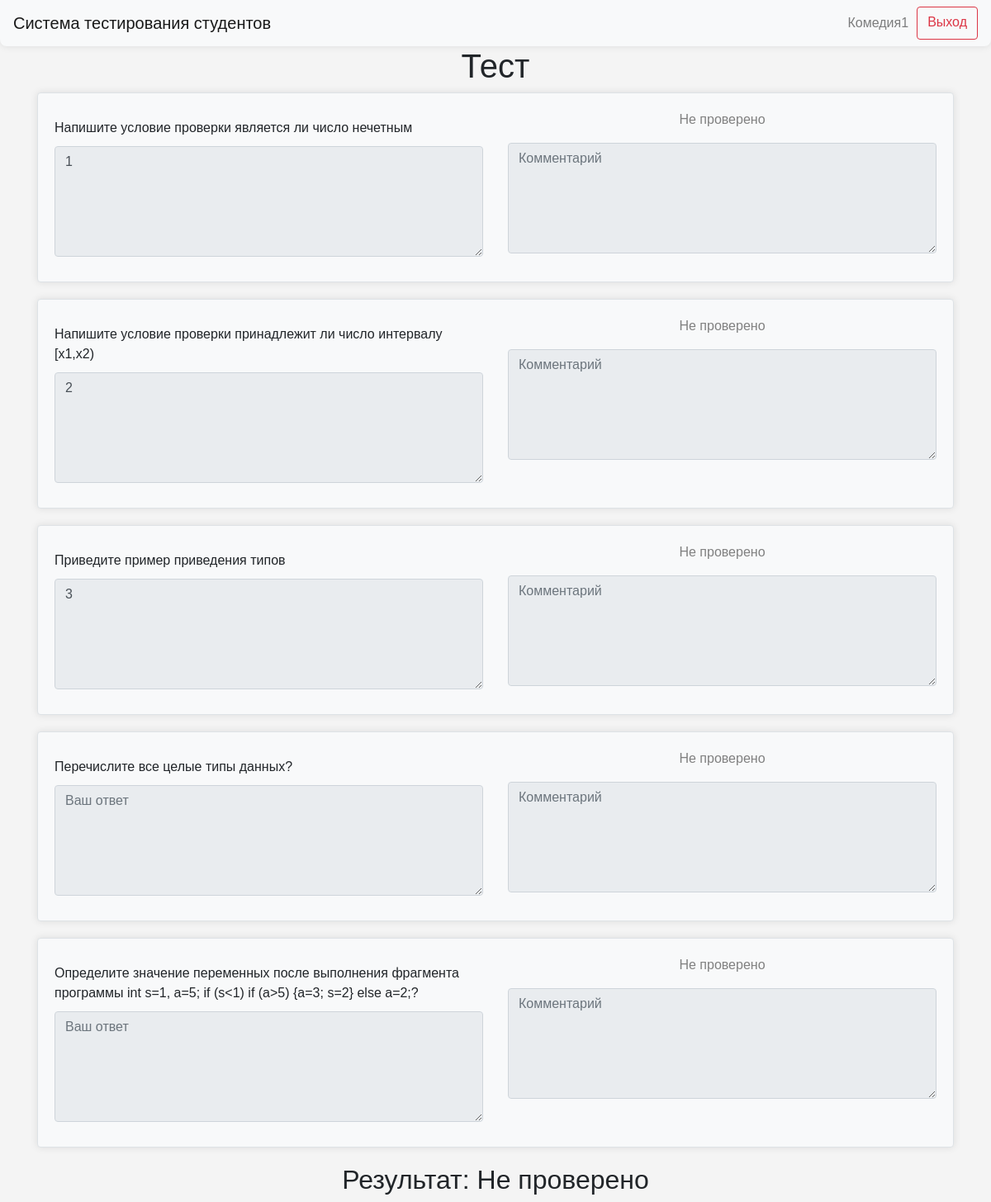
Screenshot of /test_result_view/16 (signed in) with the database file from the repository.
### data/users.py (models this page shows)
class User(SqlAlchemyBase, UserMixin, SerializerMixin):
    __tablename__ = "users"
    id = sqlalchemy.Column(
        sqlalchemy.Integer,
        primary_key=True,
        autoincrement=True,
    )
    name = sqlalchemy.Column(
        sqlalchemy.String,
        nullable=True,
    )
    group_id = sqlalchemy.Column(
        sqlalchemy.Integer,
        sqlalchemy.ForeignKey(
            "groups.id",
            ondelete="CASCADE",
        ),
        nullable=False,
    )
    date_of_birth = sqlalchemy.Column(
        sqlalchemy.Date,
        nullable=True,
    )
    user_level = sqlalchemy.Column(
        sqlalchemy.String,
        default="student",
    )
    avatar = sqlalchemy.Column(
        sqlalchemy.String,
        nullable=True,
        default="icon.jpg",
    )

### data/questions.py (models this page shows)
class Question(SqlAlchemyBase, UserMixin, SerializerMixin):
    __tablename__ = "questions"
    id = sqlalchemy.Column(sqlalchemy.Integer,
                           primary_key=True, autoincrement=True)
    text = sqlalchemy.Column(sqlalchemy.String, nullable=True)
    topic_id = sqlalchemy.Column(sqlalchemy.Integer, sqlalchemy.ForeignKey("topics.id"), nullable=True)

### server.py (the view)
@app.route("/test_result_view/<int:test_id>")
@login_required
def test_result_view(test_id):
    db_sess = db_session.create_session()
    test = db_sess.query(BlitzTest).filter(BlitzTest.id == test_id).first()
    questions = [
        db_sess.query(Question).filter(Question.id == test.question_1).first(),
        db_sess.query(Question).filter(Question.id == test.question_2).first(),
        db_sess.query(Question).filter(Question.id == test.question_3).first(),
        db_sess.query(Question).filter(Question.id == test.question_4).first(),
        db_sess.query(Question).filter(Question.id == test.question_5).first(),
    ]
    answers = [
        db_sess.query(BlitzTest.answer_1).filter(BlitzTest.id == test_id).first(),
        db_sess.query(BlitzTest.answer_2).filter(BlitzTest.id == test_id).first(),
        db_sess.query(BlitzTest.answer_3).filter(BlitzTest.id == test_id).first(),
        db_sess.query(BlitzTest.answer_4).filter(BlitzTest.id == test_id).first(),
        db_sess.query(BlitzTest.answer_5).filter(BlitzTest.id == test_id).first(),
    ]
    comments = [
        db_sess.query(BlitzTest.comment_1).filter(BlitzTest.id == test_id)[0],
        db_sess.query(BlitzTest.comment_2).filter(BlitzTest.id == test_id)[0],
        db_sess.query(BlitzTest.comment_3).filter(BlitzTest.id == test_id)[0],
        db_sess.query(BlitzTest.comment_4).filter(BlitzTest.id == test_id)[0],
        db_sess.query(BlitzTest.comment_5).filter(BlitzTest.id == test_id)[0],
    ]
    results = [
        db_sess.query(BlitzTest.result_answer_1).filter(BlitzTest.id == test_id)[0],
        db_sess.query(BlitzTest.result_answer_2).filter(BlitzTest.id == test_id)[0],
        db_sess.query(BlitzTest.result_answer_3).filter(BlitzTest.id == test_id)[0],
        db_sess.query(BlitzTest.result_answer_4).filter(BlitzTest.id == test_id)[0],
        db_sess.query(BlitzTest.result_answer_5).filter(BlitzTest.id == test_id)[0],
    ]
    que_ans_comm_results = zip(questions, answers, comments, results)
    test_result_n = 0
    if test.result_answer_1 == 1:
        test_result_n += 1
    if test.result_answer_2 == 1:
        test_result_n += 1
    if test.result_answer_3 == 1:
        test_result_n += 1
    if test.result_answer_4 == 1:
        test_result_n += 1
    if test.result_answer_5 == 1:
        test_result_n += 1
    if None in [
        test.result_answer_1,
        test.result_answer_2,
        test.result_answer_3,
        test.result_answer_4,
        test.result_answer_5,
    ]:
        test_result_n = "Не проверено"
    else:
        test_result_n = f"{test_result_n}/5"
    return render_template(
        "test_result_view.html",
        test=test,
        que_ans_comm_results=que_ans_comm_results,
        result=test_result_n,
        title="Тест",
    )

### data/db_session.py (called while the page is built)
def create_session() -> Session:
    global __factory
    return __factory()

### server.py (called while the page is built)
@login_manager.user_loader
def load_user(user_id):
    db_sess = db_session.create_session()
    return db_sess.query(User).get(user_id)

### templates/test_result_view.html
{% extends "base.html" %}
{% block content %}
<div class="container text-center">
    <h1>Тест</h1>
    <form action="{{ url_for('submit_test_result', test_id=test.id) }}" method="post">
        {% for question, answer, comment, result in que_ans_comm_results %}
        <div class="row">
            <div class="col-md-12 mx-auto border rounded custom-div" style="margin-bottom: 20px;">
                <div class="row">
                    <div class="col-md-6">
                        {% if question == None %}
                        <p class="text-left" style="margin: 10px 0;">Вопрос удален</p>
                        {% else %}
                        <p class="text-left" style="margin: 10px 0;">{{ question.text }}</p>
                        {% endif %}
                        {% if answer[0] == None %}
                        <textarea name="answer" class="form-control" rows="5" style="margin: 10px 0;"
                                  placeholder="Ваш ответ" readonly></textarea>
                        {% else %}
                        <textarea name="answer" class="form-control" rows="5" style="margin: 10px 0;"
                                  placeholder="Ваш ответ" readonly>{{ answer[0] }}</textarea>
                        {% endif %}
                    </div>
                    <div class="col-md-6">
                        {% if result[0] == 1 %}
                        <div class="form-check">
                            <p style="color: green">
                                Верно
                            </p>
                        </div>
                        {% elif result[0] == 0%}
                        <p style="color: red">Неверно</p>
                        {% else %}
                        <p style="color: grey">Не проверено</p>
                        {% endif %}
                        {% if comment[0] == None %}
                        <textarea name="comment" class="form-control" rows="5" style="margin: 10px 0;"
                                  placeholder="Комментарий" readonly></textarea>
                        {% else %}
                        <textarea name="comment" class="form-control" rows="5" style="margin: 10px 0;"
                                  placeholder="Комментарий" readonly>{{ comment[0] }}</textarea>
                        {% endif %}
                    </div>
                </div>
            </div>
        </div>
        {% endfor %}
        <h2>Результат: {{ result }}</h2>
    </form>
</div>
{% endblock %}

### templates/base.html (shortened to what this page needs)
<!doctype html>
<html lang="en">
<head>
    <link rel="stylesheet"
          href="https://stackpath.bootstrapcdn.com/bootstrap/4.4.1/css/bootstrap.min.css"
>
    <link rel="stylesheet" type="text/css" href="../static/css/style.css">
</head>
<body>
<header>
    <nav class="navbar navbar-light bg-light custom-navbar">
        <a class="navbar-brand" href="/">Система тестирования студентов</a>
        {% if current_user.is_authenticated %}
        <div class="d-flex flex-row-reverse">
            <a class="btn btn-outline-danger spaced-element" style="margin-left: 10px; text-align: center;"
               href="/logout">Выход</a>
            {% if current_user.user_level == 'admin' %}
            <a class="navbar-text" style="margin-left: 10px; text-align: center;">{{ current_user.name }}</a>
            <a class="navbar-text" style="margin-left: 10px; text-align: center;" href="/select_group_for_test">Выдать тест</a>
            <a class="navbar-text" style="margin-left: 10px; text-align: center;" href="/topics">Темы</a>
            <a class="navbar-text" style="margin-left: 10px; text-align: center;" href="/groups">Студенты</a>
            {% else %}
            <a class="navbar-text" style="margin-left: 10px; text-align: center;" href="{{ url_for('personal_cabinet', user_id=current_user.id) }}">{{ current_user.name }}</a>
            {% endif %}
        </div>
        {% endif %}
    </nav>
</header>
<main role="main" class="container">
    {% block content %}
    {% endblock %}
</main>
</body>
</html>

### static/css/style.css (style rules this page uses)
body { font-family: Arial, sans-serif; margin: 0; padding: 0; background-color: #f4f4f4; }
.custom-div { width: 80%; margin: 0 auto; padding: 20px; background-color: #f8f9fa; border-radius: 0 0 8px 8px; box-shadow: 0 0 10px rgba(0,0,0,0.1); }
.custom-navbar { margin: 0 auto; background-color: #f8f9fa; border-radius: 0 0 8px 8px; box-shadow: 0 0 10px rgba(0,0,0,0.1); }

### rows the page displays
User: name "Комедия1"
Question: text "Напишите условие проверки является ли число нечетным", answer "1"
Question: text "Напишите условие проверки принадлежит ли число интервалу [x1,x2)", answer "2"
Question: text "Приведите пример приведения типов", answer "3"
Question: text "Перечислите все целые типы данных?"
Question: text "Определите значение переменных после выполнения фрагмента программы int s=1, a=5; if (s<1) if (a>5) {a=3; s=2} else a=2;?"

### other values shown
{{ result }} "Не проверено"
